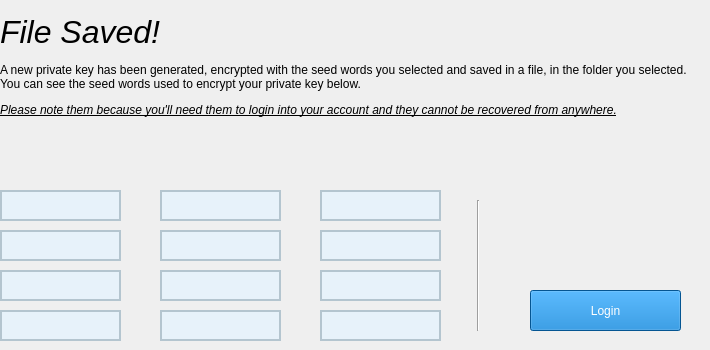
      <widget class="QWidget" name="page_7">
       <widget class="QLabel" name="label_10">
        <property name="geometry">
         <rect>
          <x>0</x>
          <y>0</y>
          <width>701</width>
          <height>131</height>
         </rect>
        </property>
        <property name="text">
         <string>&lt;html&gt;&lt;head/&gt;&lt;body&gt;&lt;p&gt;&lt;span style=&quot; font-size:24pt; font-style:italic;&quot;&gt;File Saved!&lt;/span&gt;&lt;/p&gt;&lt;p&gt;A new private key has been generated, encrypted with the seed words you selected and saved in a file, in the folder you selected.  You can see the seed words used to encrypt your private key below.  &lt;/p&gt;&lt;p&gt;&lt;span style=&quot; font-style:italic; text-decoration: underline;&quot;&gt;Please note them because you'll need them to login into your account and they cannot be recovered from anywhere.&lt;/span&gt;&lt;/p&gt;&lt;/body&gt;&lt;/html&gt;</string>
        </property>
        <property name="wordWrap">
         <bool>true</bool>
        </property>
       </widget>
       <widget class="QLineEdit" name="savedSeedWords1">
        <property name="geometry">
         <rect>
          <x>0</x>
          <y>190</y>
          <width>121</width>
          <height>31</height>
         </rect>
        </property>
        <property name="styleSheet">
         <string notr="true">background-color: #e7f2fa; color: #000000; border: 2px solid #b4c5cf;</string>
        </property>
        <property name="alignment">
         <set>Qt::AlignCenter</set>
        </property>
       </widget>
       <widget class="QLineEdit" name="savedSeedWords2">
        <property name="geometry">
         <rect>
          <x>160</x>
          <y>190</y>
          <width>121</width>
          <height>31</height>
         </rect>
        </property>
        <property name="styleSheet">
         <string notr="true">background-color: #e7f2fa; color: #000000; border: 2px solid #b4c5cf;</string>
        </property>
        <property name="alignment">
         <set>Qt::AlignCenter</set>
        </property>
       </widget>
       <widget class="QLineEdit" name="savedSeedWords7">
        <property name="geometry">
         <rect>
          <x>0</x>
          <y>270</y>
          <width>121</width>
          <height>31</height>
         </rect>
        </property>
        <property name="styleSheet">
         <string notr="true">background-color: #e7f2fa; color: #000000; border: 2px solid #b4c5cf;</string>
        </property>
        <property name="alignment">
         <set>Qt::AlignCenter</set>
        </property>
       </widget>
       <widget class="QLineEdit" name="savedSeedWords6">
        <property name="geometry">
         <rect>
          <x>320</x>
          <y>230</y>
          <width>121</width>
          <height>31</height>
         </rect>
        </property>
        <property name="styleSheet">
         <string notr="true">background-color: #e7f2fa; color: #000000; border: 2px solid #b4c5cf;</string>
        </property>
        <property name="alignment">
         <set>Qt::AlignCenter</set>
        </property>
       </widget>
       <widget class="QLineEdit" name="savedSeedWords10">
        <property name="geometry">
         <rect>
          <x>0</x>
          <y>310</y>
          <width>121</width>
          <height>31</height>
         </rect>
        </property>
        <property name="styleSheet">
         <string notr="true">background-color: #e7f2fa; color: #000000; border: 2px solid #b4c5cf;</string>
        </property>
        <property name="alignment">
         <set>Qt::AlignCenter</set>
        </property>
       </widget>
       <widget class="QLineEdit" name="savedSeedWords12">
        <property name="geometry">
         <rect>
          <x>320</x>
          <y>310</y>
          <width>121</width>
          <height>31</height>
         </rect>
        </property>
        <property name="styleSheet">
         <string notr="true">background-color: #e7f2fa; color: #000000; border: 2px solid #b4c5cf;</string>
        </property>
        <property name="alignment">
         <set>Qt::AlignCenter</set>
        </property>
       </widget>
       <widget class="QLineEdit" name="savedSeedWords9">
        <property name="geometry">
         <rect>
          <x>320</x>
          <y>270</y>
          <width>121</width>
          <height>31</height>
         </rect>
        </property>
        <property name="styleSheet">
         <string notr="true">background-color: #e7f2fa; color: #000000; border: 2px solid #b4c5cf;</string>
        </property>
        <property name="alignment">
         <set>Qt::AlignCenter</set>
        </property>
       </widget>
       <widget class="QLineEdit" name="savedSeedWords8">
        <property name="geometry">
         <rect>
          <x>160</x>
          <y>270</y>
          <width>121</width>
          <height>31</height>
         </rect>
        </property>
        <property name="styleSheet">
         <string notr="true">background-color: #e7f2fa; color: #000000; border: 2px solid #b4c5cf;</string>
        </property>
        <property name="alignment">
         <set>Qt::AlignCenter</set>
        </property>
       </widget>
       <widget class="QLineEdit" name="savedSeedWords3">
        <property name="geometry">
         <rect>
          <x>320</x>
          <y>190</y>
          <width>121</width>
          <height>31</height>
         </rect>
        </property>
        <property name="styleSheet">
         <string notr="true">background-color: #e7f2fa; color: #000000; border: 2px solid #b4c5cf;</string>
        </property>
        <property name="alignment">
         <set>Qt::AlignCenter</set>
        </property>
       </widget>
       <widget class="QLineEdit" name="savedSeedWords5">
        <property name="geometry">
         <rect>
          <x>160</x>
          <y>230</y>
          <width>121</width>
          <height>31</height>
         </rect>
        </property>
        <property name="styleSheet">
         <string notr="true">background-color: #e7f2fa; color: #000000; border: 2px solid #b4c5cf;</string>
        </property>
        <property name="alignment">
         <set>Qt::AlignCenter</set>
        </property>
       </widget>
       <widget class="QLineEdit" name="savedSeedWords11">
        <property name="geometry">
         <rect>
          <x>160</x>
          <y>310</y>
          <width>121</width>
          <height>31</height>
         </rect>
        </property>
        <property name="styleSheet">
         <string notr="true">background-color: #e7f2fa; color: #000000; border: 2px solid #b4c5cf;</string>
        </property>
        <property name="alignment">
         <set>Qt::AlignCenter</set>
        </property>
       </widget>
       <widget class="QLineEdit" name="savedSeedWords4">
        <property name="geometry">
         <rect>
          <x>0</x>
          <y>230</y>
          <width>121</width>
          <height>31</height>
         </rect>
        </property>
        <property name="styleSheet">
         <string notr="true">background-color: #e7f2fa; color: #000000; border: 2px solid #b4c5cf;</string>
        </property>
        <property name="alignment">
         <set>Qt::AlignCenter</set>
        </property>
       </widget>
       <widget class="QPushButton" name="fileSavedLoginBtn">
        <property name="geometry">
         <rect>
          <x>530</x>
          <y>290</y>
          <width>151</width>
          <height>41</height>
         </rect>
        </property>
        <property name="styleSheet">
         <string notr="true">background-color: #0677cc; color: #ffffff;</string>
        </property>
        <property name="text">
         <string>Login</string>
        </property>
       </widget>
       <widget class="Line" name="line_7">
        <property name="geometry">
         <rect>
          <x>470</x>
          <y>200</y>
          <width>16</width>
          <height>131</height>
         </rect>
        </property>
        <property name="orientation">
         <enum>Qt::Vertical</enum>
        </property>
       </widget>
      </widget>
